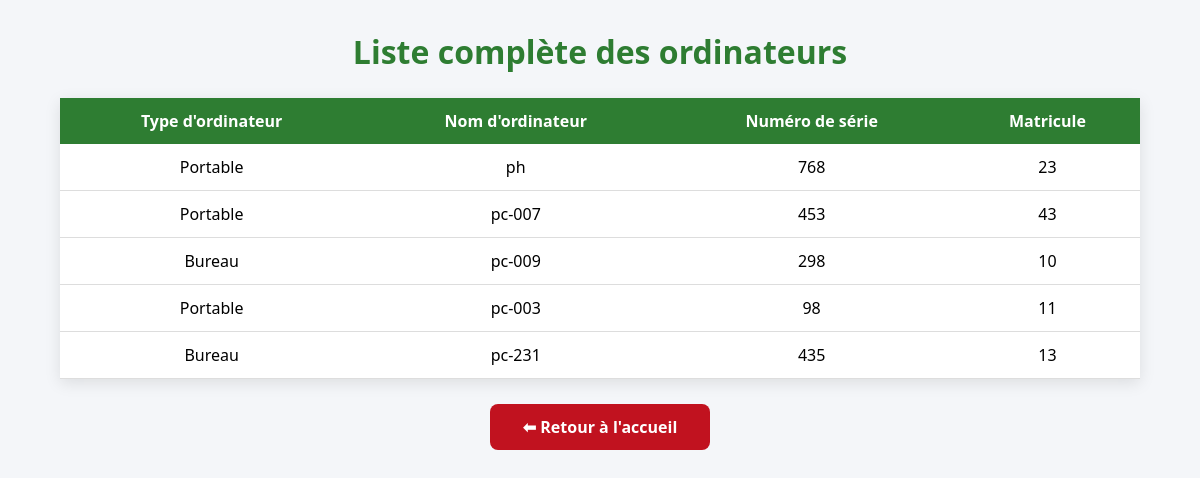
Screenshot of /tous_ordinateurs (signed in) with the database file from the repository.
### tables this page shows
CREATE TABLE ordinateurs (
    id INTEGER PRIMARY KEY AUTOINCREMENT,
    type_ordinateur TEXT,
    nom_ordinateur TEXT,
    numero_serie TEXT,
    matricule TEXT
);

### app.py (the view)
@app.route("/tous_ordinateurs")
def tous_ordinateurs():
    if "user" not in session:
        return redirect("/")
    conn = sqlite3.connect("parc.db")
    cursor = conn.cursor()
    cursor.execute("""
        SELECT type_ordinateur,
               nom_ordinateur,
               numero_serie,
               matricule
        FROM ordinateurs
        ORDER BY id DESC
    """)
    ordinateurs = cursor.fetchall()
    conn.close()
    return render_template(
        "tous_ordinateurs.html",
        ordinateurs=ordinateurs
    )

### templates/tous_ordinateurs.html (shortened to what this page needs)
<!DOCTYPE html>
<html lang="fr">
<head>
</head>
<body>
<div class="container">
<h1>Liste complète des ordinateurs</h1>
<table>
<tr>
    <th>Type d'ordinateur</th>
    <th>Nom d'ordinateur</th>
    <th>Numéro de série</th>
    <th>Matricule</th>
</tr>
{% for o in ordinateurs %}
<tr>
    <td>{{ o[0] }}</td>
    <td>{{ o[1] }}</td>
    <td>{{ o[2] }}</td>
    <td>{{ o[3] }}</td>
</tr>
{% endfor %}
</table>
<a href="/accueil" class="retour">
    ⬅ Retour à l'accueil
</a>
</div>
</body>
</html>

### templates/tous_ordinateurs.html (style rules this page uses)
* { margin:0; padding:0; box-sizing:border-box; font-family:'Segoe UI',sans-serif; }
body { background:#f4f6f9; }
.container { width:90%; margin:30px auto; }
h1 { text-align:center; color:#2e7d32; margin-bottom:25px; }
table { width:100%; border-collapse:collapse; background:white; box-shadow:0 4px 15px rgba(0,0,0,0.1); }
th { background:#2e7d32; color:white; padding:12px; }
td { padding:12px; border-bottom:1px solid #ddd; text-align:center; }
.retour { display:block; width:220px; margin:25px auto; text-align:center; background:#c1121f; color:white; text-decoration:none; padding:12px; border-radius:8px; font-weight:bold; }

### rows the page displays
ordinateurs: type_ordinateur "Portable", nom_ordinateur "ph", numero_serie "768", matricule "23"
ordinateurs: type_ordinateur "Portable", nom_ordinateur "pc-007", numero_serie "453", matricule "43"
ordinateurs: type_ordinateur "Bureau", nom_ordinateur "pc-009", numero_serie "298", matricule "10"
ordinateurs: type_ordinateur "Portable", nom_ordinateur "pc-003", numero_serie "98", matricule "11"
ordinateurs: type_ordinateur "Bureau", nom_ordinateur "pc-231", numero_serie "435", matricule "13"
